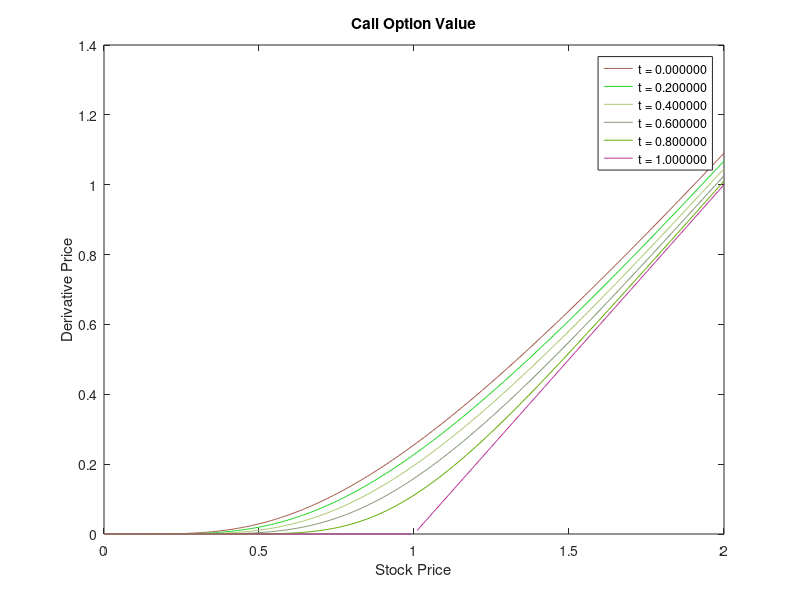
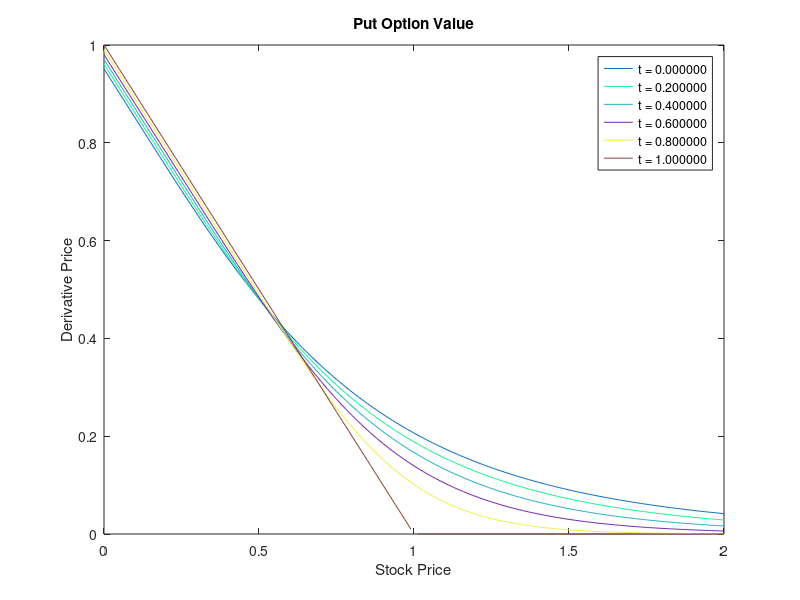
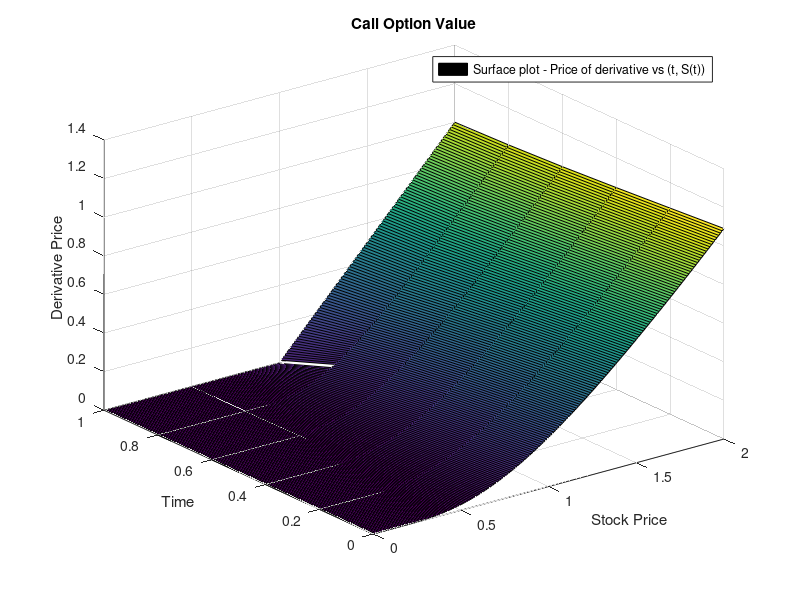
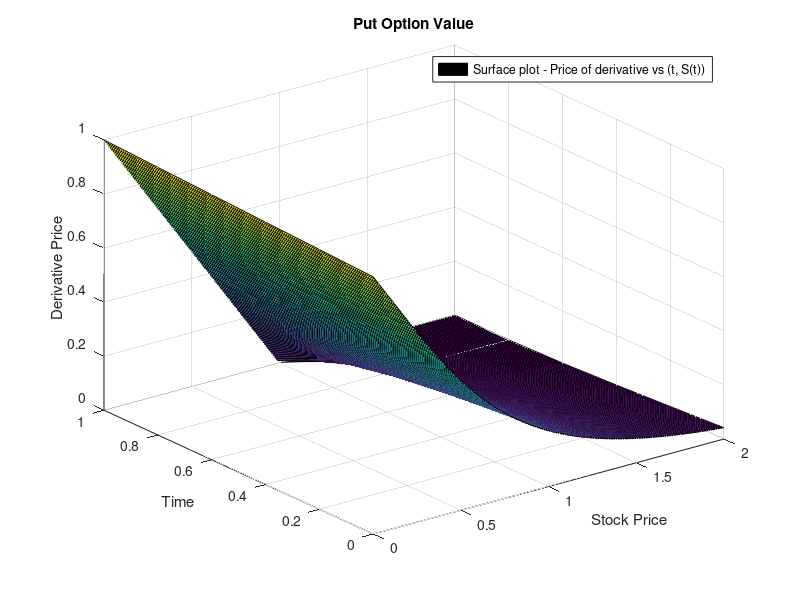

The MATLAB source for these figures, in order:
function q2
	close all; clear;
	T = 1;
	K = 1;
	r = 0.05;
	sig = 0.6;

	time = [0, 0.2, 0.4, 0.6, 0.8, 1];
	stock = 0:0.01:2;
	linear_plot(@C, stock, time, 'C', T, K, r, sig);
	linear_plot(@P, stock, time, 'P', T, K, r, sig);
	surface_plot(@C, stock, time, 'C', T, K, r, sig);
	surface_plot(@P, stock, time, 'P', T, K, r, sig);
end

function [y] = C(t, s, T, K, r, sig)
	d1 = (1/(sig*(T-t)^0.5)) * (log(s/K) + (r + sig^2/2)*(T-t));
	d2 = (1/(sig*(T-t)^0.5)) * (log(s/K) + (r - sig^2/2)*(T-t));
	y = s*normcdf(d1) - K*exp(-r*(T-t))*normcdf(d2);
end

function [y] = P(t, s, T, K, r, sig)
	y = C(t, s, T, K, r, sig) + K*exp(-r*(T-t)) - s;
end

function linear_plot(V, stock, time, opt, T, K, r, sig)
	figure;
	leg = cell(size(time));

	for i = 1:length(time)
		Y = [];
		for j = 1:length(stock)
			Y = [Y, V(time(i), stock(j), T, K, r, sig)];
		end
		plot(stock, Y, 'color',rand(1,3)); hold on;
		leg{i} = sprintf('t = %f', time(i));
	end

	if opt == 'P'
		title('Put Option Value');
	else
		title('Call Option Value');
	end
	xlabel('Stock Price')
	ylabel('Derivative Price');
	legend(leg);
	hold off;
end

function surface_plot(V, stock, time, opt, T, K, r, sig)
	figure;
	
	Z = [];
	for i = 1:length(time)
		Y = [];
		for j = 1:length(stock)
			Y = [Y, V(time(i), stock(j), T, K, r, sig)];
		end
		Z = [Z; Y];
	end

	surf(stock, time, Z);
	if opt == 'P'
		title('Put Option Value');
	else
		title('Call Option Value');
	end
	xlabel('Stock Price')
	ylabel('Time');
	zlabel('Derivative Price');
	legend('Surface plot - Price of derivative vs (t, S(t))');
	hold off;
end